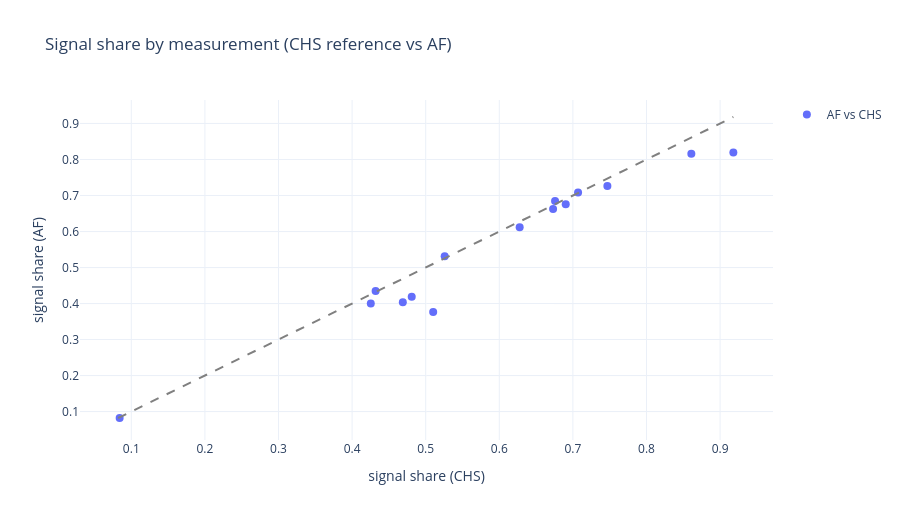

The code cell stored with this chart in its notebook:
### Code cell
decomp_by_est = {"CHS": chs_decomp, "AF": af_decomp}
signal_share = pd.DataFrame(
    {est: d["fraction_signal"] for est, d in decomp_by_est.items()}
)
signal_share = signal_share.dropna()
fig = go.Figure()
fig.add_trace(
    go.Scatter(
        x=signal_share["CHS"],
        y=signal_share["AF"],
        mode="markers",
        name="AF vs CHS",
        marker={"size": 8},
    )
)
lo = float(signal_share.min().min())
hi = float(signal_share.max().max())
fig.add_trace(
    go.Scatter(
        x=[lo, hi],
        y=[lo, hi],
        mode="lines",
        line={"dash": "dash", "color": "gray"},
        showlegend=False,
    )
)
fig.update_layout(
    title="Signal share by measurement (CHS reference vs AF)",
    template="plotly_white",
    xaxis_title="signal share (CHS)",
    yaxis_title="signal share (AF)",
    height=520,
)
fig

### Figure 1 — Plotly figure (JSON) as saved in the notebook; plotly's stock layout.template omitted (floating-point values rounded to 4 significant figures)
{"data": [{"marker": {"size": 8}, "mode": "markers", "name": "AF vs CHS", "type": "scatter", "x": [0.6903, 0.707, 0.6758, 0.5258, 0.432, 0.6731, 0.4689, 0.4254, 0.08416, 0.8609, 0.481, 0.918, 0.6277, 0.5102, 0.7469], "y": [0.6755, 0.7081, 0.6847, 0.5312, 0.435, 0.6627, 0.4039, 0.4002, 0.08211, 0.8158, 0.4188, 0.8194, 0.612, 0.3768, 0.7263]}, {"line": {"color": "gray", "dash": "dash"}, "mode": "lines", "showlegend": false, "type": "scatter", "x": [0.08211, 0.918], "y": [0.08211, 0.918]}], "layout": {"height": 520, "title": {"text": "Signal share by measurement (CHS reference vs AF)"}, "xaxis": {"title": {"text": "signal share (CHS)"}}, "yaxis": {"title": {"text": "signal share (AF)"}}}}
